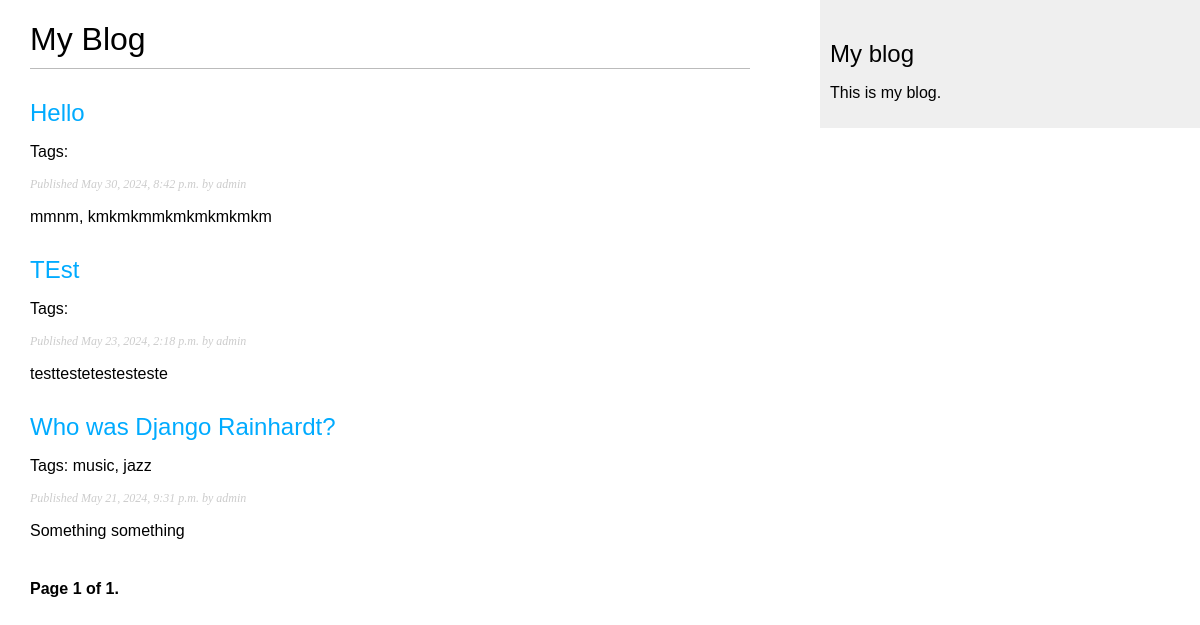
Screenshot of /blog/ with the database file from the repository.
### blog/models.py (models this page shows, shortened)
class Post(models.Model):
    class Status(models.TextChoices):
        DRAFT = 'DF', 'Draft'
        PUBLISHED = 'PB', 'Published'
    title = models.CharField(max_length=250)
    slug = models.SlugField(max_length=250, unique_for_date='publish')
    author = models.ForeignKey(
        settings.AUTH_USER_MODEL,
        on_delete=models.CASCADE,
        related_name='blog_posts'
    )
    body = models.TextField()
    publish = models.DateTimeField(default=timezone.now)
    created = models.DateTimeField(auto_now_add=True)
    updated = models.DateTimeField(auto_now=True)
    status = models.CharField(
        max_length=2,
        choices=Status,
        default=Status.DRAFT
    )
    objects = models.Manager()  # The default manager.
    published = PublishedManager()  # Our custom manager.
    tags = TaggableManager()
    class Meta:
        ordering = ['-publish']
        indexes = [
            models.Index(fields=['-publish']),
        ]
    def get_absolute_url(self):
        return reverse(
            'blog:post_detail',
            args=[
                self.publish.year,
                self.publish.month,
                self.publish.day,
                self.slug
                ]
        )

### blog/views.py (the view)
# urls.py: path('', views.post_list, name='post_list'),
def post_list(request, tag_slug=None):
    post_list = Post.published.all()
    tag = None
    if tag_slug:
        tag = get_object_or_404(Tag, slug=tag_slug)
        post_list = post_list.filter(tags__in=[tag])
    paginator = Paginator(post_list, 3)
    page_number = request.GET.get('page', 1)
    try:
        posts = paginator.page(page_number)
    except PageNotAnInteger:
        posts = paginator.page(1)
    except EmptyPage:
        posts = paginator.page(paginator.num_pages)
    return render(
        request,
        'blog/post/list.html',
        {
            'posts': posts,
            'tag': tag
        }
    )

### blog/models.py (called while the page is built)
    def get_queryset(self):
        return (
            super().get_queryset().filter(status=Post.Status.PUBLISHED)
        )

### blog/templates/blog/post/list.html (shortened to what this page needs)
{% extends "blog/base.html" %}
{% block content %}
  <h1>My Blog</h1>
  {% for post in posts %}
    <h2>
      <a href="{{ post.get_absolute_url }}">
        {{ post.title }}
      </a>
    </h2>
    <p class='tags'>Tags: {{ post.tags.all|join:", " }}</p>
    <p class="date">
      Published {{ post.publish }} by {{ post.author }}
    </p>
    {{ post.body|truncatewords:30|linebreaks }}
  {% endfor %}
  {% include "pagination.html" with page=posts %}
{% endblock %}

### blog/templates/blog/base.html (shortened to what this page needs)
{% load static %}
<!DOCTYPE html>
<html>
<head>
  <link href="{% static "css/blog.css" %}" rel="stylesheet">
</head>
<body>
  <div id="content">
    {% block content %}
    {% endblock %}
  </div>
  <div id="sidebar">
    <h2>My blog</h2>
    <p>This is my blog.</p>
  </div>
</body>
</html>

### blog/templates/pagination.html (shortened to what this page needs)
<div class="pagination">
    <span class='step-links'>
        <span class="current">
            Page {{ page.number }} of {{ page.paginator.num_pages }}.
        </span>
    </span>
</div>

### blog/static/css/blog.css (style rules this page uses)
body { margin:0; padding:0; font-family:helvetica, sans-serif; }
a { color:#00abff; text-decoration:none; }
h1 { font-weight:normal; border-bottom:1px solid #bbb; padding:0 0 10px 0; }
h2 { font-weight:normal; margin:30px 0 0; }
#content { float:left; width:60%; padding:0 0 0 30px; }
#sidebar { float:right; width:30%; padding:10px; background:#efefef; height:100%; }
p.date { color:#ccc; font-family: georgia, serif; font-size: 12px; font-style: italic; }
.pagination { margin:40px 0; font-weight:bold; }

### rows the page displays
Post: title "Hello", publish "May 30, 2024, 8:42 p.m.", author "admin", body "mmnm, kmkmkmmkmkmkmkmkm"
Post: title "TEst", publish "May 23, 2024, 2:18 p.m.", author "admin", body "testtestetestesteste"
Post: title "Who was Django Rainhardt?", tags.all "music, jazz", publish "May 21, 2024, 9:31 p.m.", author "admin", body "Something something"

### other values shown
{{ page.number }} "1"
{{ page.paginator.num_pages }} "1"
